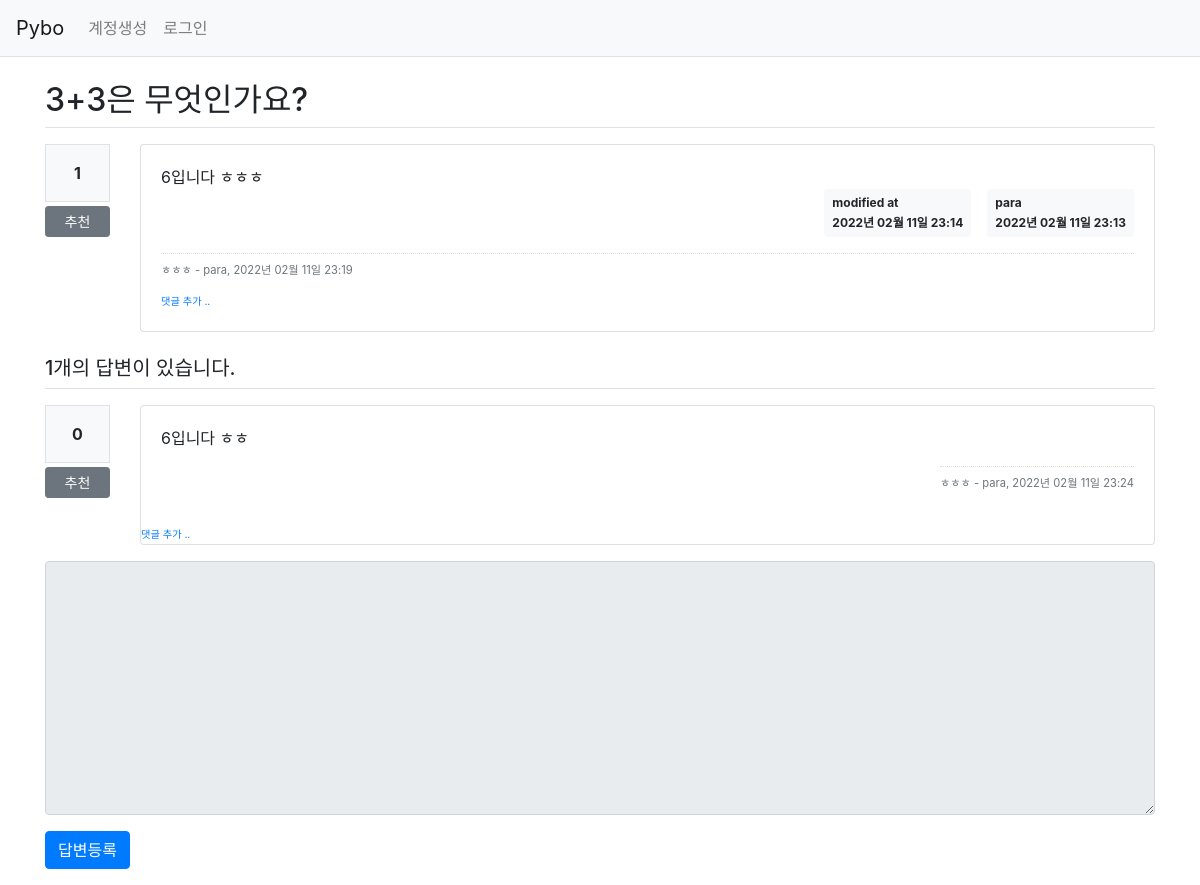
The page /question/detail/304/ on the database its author committed.
### pybo/models.py (models this page shows)
class Question(db.Model):
    id = db.Column(db.Integer, primary_key=True)
    subject = db.Column(db.String(200), nullable=False)
    content = db.Column(db.Text(), nullable=False)
    create_date = db.Column(db.DateTime(), nullable=False)
    user_id = db.Column(db.Integer, db.ForeignKey(
        'user.id', ondelete='CASCADE'), nullable=False)
    user = db.relationship('User', backref=db.backref('question_set'))
    modify_date = db.Column(db.DateTime(), nullable=True)
    voter = db.relationship('User', secondary=question_voter,
                            backref=db.backref('question_voter_set'))

class User(db.Model):
    id = db.Column(db.Integer, primary_key=True)
    username = db.Column(db.String(150), unique=True, nullable=False)
    password = db.Column(db.String(200), nullable=False)
    email = db.Column(db.String(120), unique=True, nullable=False)

class Comment(db.Model):
    id = db.Column(db.Integer, primary_key=True)
    user_id = db.Column(db.Integer, db.ForeignKey(
        'user.id', ondelete='CASCADE'), nullable=False)
    user = db.relationship('User', backref=db.backref('comment_set'))
    content = db.Column(db.Text(), nullable=False)
    create_date = db.Column(db.DateTime(), nullable=False)
    modify_date = db.Column(db.DateTime())
    question_id = db.Column(db.Integer, db.ForeignKey(
        'question.id', ondelete='CASCADE'), nullable=True)
    question = db.relationship('Question', backref=db.backref('comment_set'))
    answer_id = db.Column(db.Integer, db.ForeignKey(
        'answer.id', ondelete='CASCADE'), nullable=True)
    answer = db.relationship('Answer', backref=db.backref('comment_set'))

class Answer(db.Model):
    id = db.Column(db.Integer, primary_key=True)
    question_id = db.Column(db.Integer, db.ForeignKey(
        'question.id', ondelete='CASCADE'))
    question = db.relationship('Question', backref=db.backref('answer_set'))
    content = db.Column(db.Text(), nullable=False)
    create_date = db.Column(db.DateTime(), nullable=False)
    user_id = db.Column(db.Integer, db.ForeignKey(
        'user.id', ondelete='CASCADE'), nullable=False)
    user = db.relationship('User', backref=db.backref('answer_set'))
    modify_date = db.Column(db.DateTime(), nullable=True)
    voter = db.relationship('User', secondary=answer_voter,
                            backref=db.backref('answer_voter_set'))

### pybo/views/question_views.py (the view)
@bp.route('/detail/<int:question_id>/')
def detail(question_id):
    form = AnswerForm()
    question = Question.query.get_or_404(question_id)
    return render_template('question/question_detail.html', question=question, form=form)

### pybo/forms.py
class AnswerForm(FlaskForm):
    content = TextAreaField('내용', validators=[DataRequired('내용은 필수입력 항목입니다.')])

### pybo/filter.py (called while the page is built)
def format_datetime(value, fmt='%Y년 %m월 %d일 %H:%M'):
    return value.strftime(fmt)

### pybo/views/auth_views.py (called while the page is built)
@bp.before_app_request
def load_logged_in_user():
    user_id = session.get('user_id')
    if user_id is None:
        g.user = None
    else:
        g.user = User.query.get(user_id)\

### pybo/templates/question/question_detail.html (shortened to what this page needs)
{% extends 'base.html' %}
{% block content %}
<div class="container my-3">
    <h2 class="border-bottom py-2">{{ question.subject }}</h2>
    <div class="row my-3">
        <div class="col-1">
            <div class="bg-light text-center p-3 border font-weight-bolder mb-1">{{ question.voter|length }}</div>
            <a href="#" data-uri="{{ url_for('vote.question', question_id=question.id) }}"
               class="recommend btn btn-sm btn-secondary btn-block my-1">추천</a>
        </div>
        <div class="col-11">
    <div class="card">
        <div class="card-body">
            <div class="card-text" style="white-space: pre-line;">{{ question.content }}</div>
            <div class="d-flex justify-content-end">
                {% if question.modify_date %}
                <div class="badge badge-light p-2 text-left mx-3">
                    <div class="mb-2">modified at</div>
                    <div>{{ question.modify_date|datetime }}</div>
                </div>
                {% endif %}
                <div class="badge badge-light p-2 text-left">
                    <div class="mb-2">{{ question.user.username }}</div>
                    <div>{{ question.create_date|datetime }}</div>
                </div>
            </div>
            {% if question.comment_set|length > 0 %}
            <div class="mt-3">
            {% for comment in question.comment_set %}
                <div class="comment py-2 text-muted">
                    <span style="white-space: pre-line;">{{ comment.content }}</span>
                    <span>
                        - {{ comment.user.username }}, {{ comment.create_date|datetime }}
                    </span>
                </div>
            {% endfor %}
            </div>
            {% endif %}
            <div>
                <a href="{{ url_for('comment.create_question', question_id=question.id) }}"
                class="small"><small>댓글 추가 ..</small></a>
            </div>
        </div>
     </div>
   </div>
 </div>
    <h5 class="border-bottom my-3 py-2">{{ question.answer_set|length }}개의 답변이 있습니다.</h5>
    {% for answer in question.answer_set %}
<div class="row my-3">
    <div class="col-1">
        <div class="bg-light text-center p-3 border font-weight-bolder mb-1">{{ answer.voter|length }}</div>
        <a href="#" data-uri="{{ url_for('vote.answer', answer_id=answer.id) }}"
            class="recommend btn btn-sm btn-secondary btn-block my-1">추천</a>
    </div>
    <div class="col-11">
    <div class="card">
        <div class="card-body">
            <div class="card-text" style="white-space: pre-line;">{{ answer.content }}</div>
            <div class="d-flex justify-content-end">
                {% if answer.comment_set|length > 0 %}
                <div class="mt-3">
                {% for comment in answer.comment_set %}
                    <div class="comment py-2 text-muted">
                        <span style="white-space: pre-line;">{{ comment.content }}</span>
                        <span>
                            - {{ comment.user.username }}, {{ comment.create_date|datetime }}
                        </span>
                    </div>
                </div>
            </div>
                {% endfor %}
                </div>
                {% endif %}
                <div>
                    <a href="{{ url_for('comment.create_answer', answer_id=answer.id) }}"
                       class="small"><small>댓글 추가 ..</small></a>
                </div>
            </div>
        </div>
    </div>
    {% endfor %}
    <form action="{{ url_for('answer.create', question_id=question.id) }}" method="post" class="my-3">
        <div class="form-group">
            <textarea {% if not g.user %}disabled{% endif %}
                    name="content" id="content" class="form-control" rows="10"></textarea>
        </div>
        <input type="submit" value="답변등록" class="btn btn-primary">
    </form>
</div>
{% endblock %}

### pybo/static/style.css (style rules this page uses)
.comment { border-top: dotted 1px #ddd; font-size: 0.7em; }

### rows shown on the page
Question: subject "3+3은 무엇인가요?", content "6입니다 ㅎㅎㅎ", modify_date "2022년 02월 11일 23:14", create_date "2022년 02월 11일 23:13"
User: user.username "para"
Comment: content "ㅎㅎㅎ", user.username "para", create_date "2022년 02월 11일 23:19"
Answer: voter|length "0", content "6입니다 ㅎㅎ"
Comment: content "ㅎㅎㅎ", user.username "para", create_date "2022년 02월 11일 23:24"

### other values the page prints
{{ question.voter|length }} "1"
{{ question.answer_set|length }} "1"
